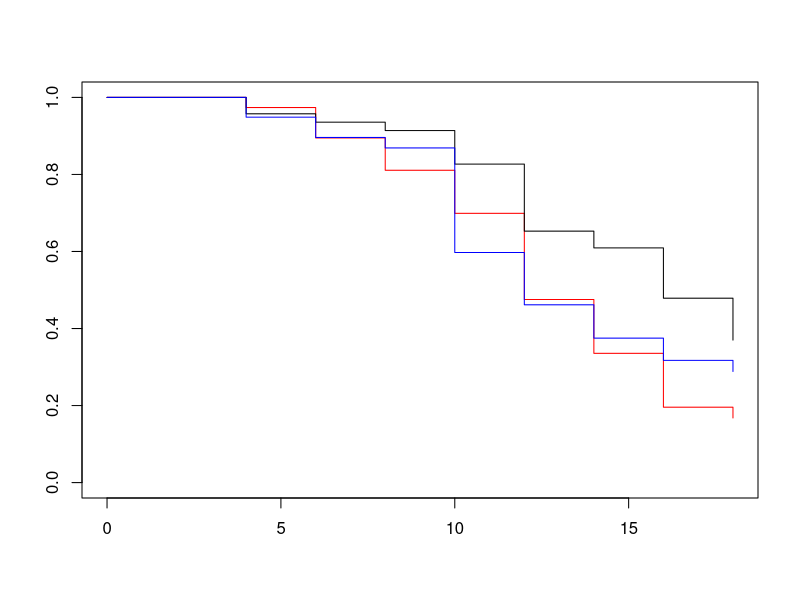
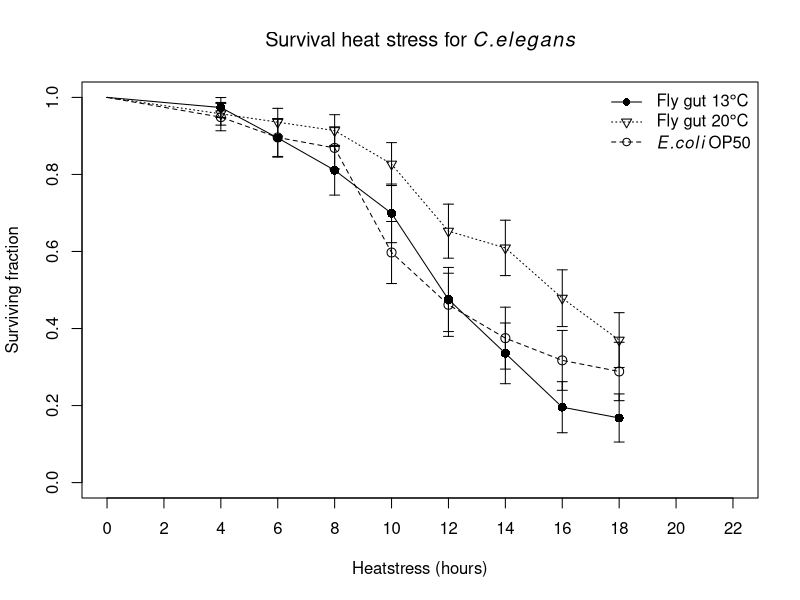
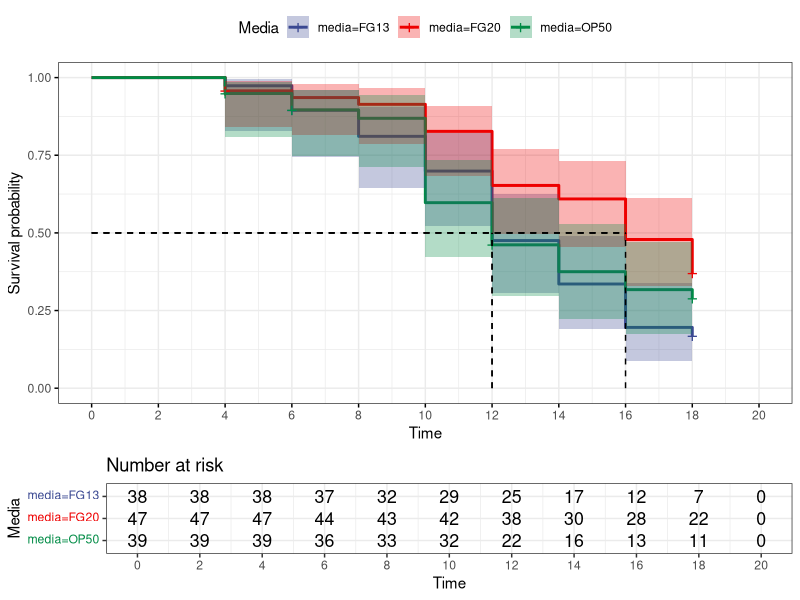
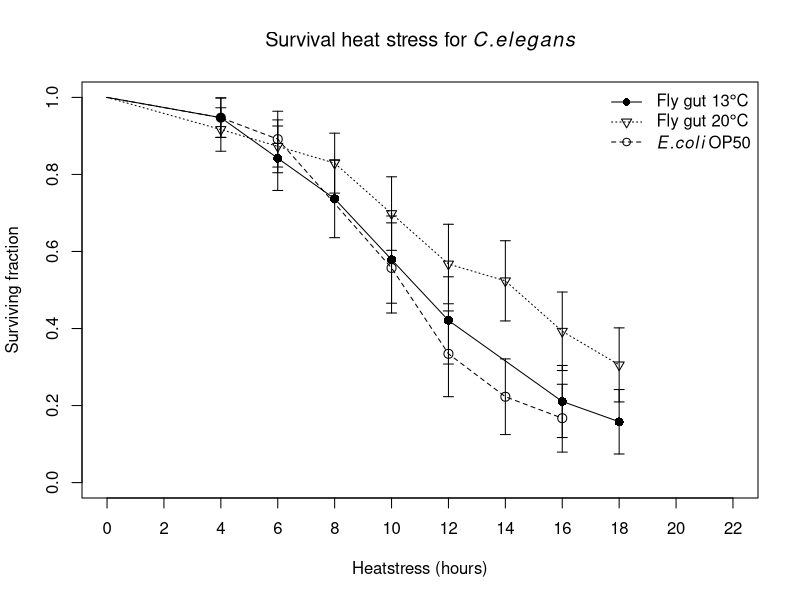
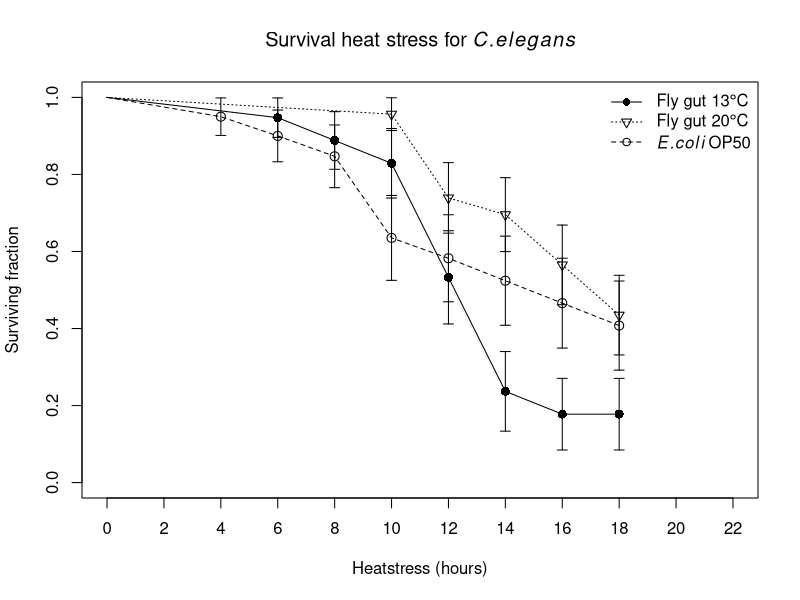
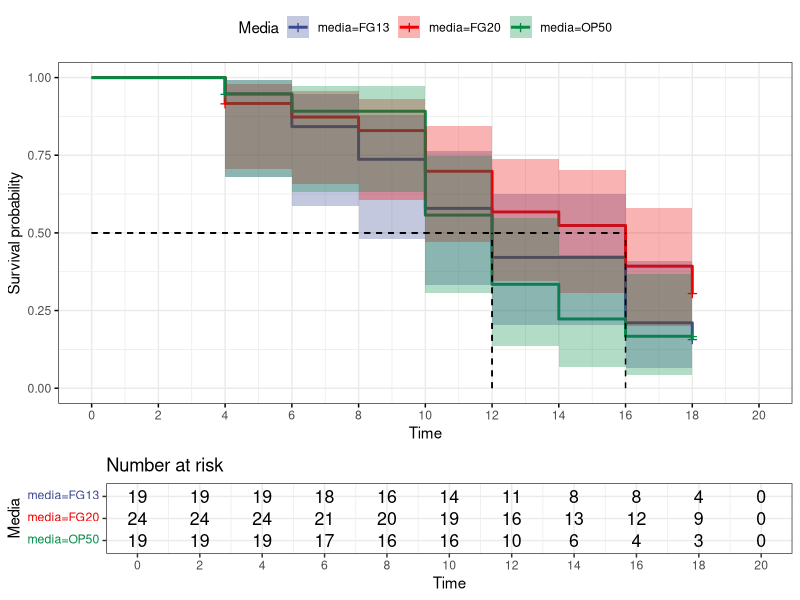
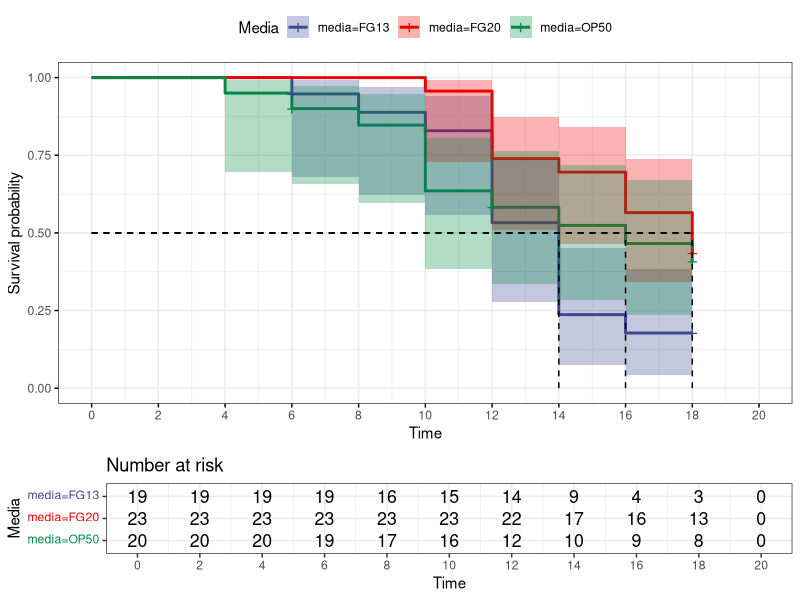

Generate these figures, in order, with R:
## ---- chunk 1
knitr::opts_chunk$set(echo = TRUE)
library(survival) 
library(here)
library(survminer)
## ---- chunk 2
data <- read.table(here('data','Worm_4days.csv'), header = TRUE, sep = ";", dec = ",")
head(data)
## ---- chunk 3
colnames(data)<-c("Time","status","media",'Replicate')
head(data)
## ---- chunk 4
data$Survobj <- with(data,Surv(data$Time, event = data$status))
km <- survfit(Survobj ~ media, data = data,conf.type = "log-log", error = "greenwood")
s_km <- summary(km)
plot(km, col = c("red","black",'blue'))
## ---- chunk 5
df_fly_13 <- data.frame(c(0,s_km$time[1:8]),c(1,s_km$surv[1:8]),
                        c(0,s_km$std.err[1:8]))
colnames(df_fly_13) <- c('Time','Surv','Std.error')
df_fly_20 <- data.frame(c(0,s_km$time[9:16]),c(1,s_km$surv[9:16]),
                        c(0,s_km$std.err[9:16]))
colnames(df_fly_20) <- c('Time','Surv','Std.error')
df_OP50 <- data.frame(c(0,s_km$time[17:24]),c(1,s_km$surv[17:24]),
                        c(0,s_km$std.err[17:24]))
colnames(df_OP50) <- c('Time','Surv','Std.error')

plot(df_fly_13$Time[2:9],df_fly_13$Surv[2:9], pch = 16, cex = 1.2, xlab = 'Heatstress (hours)', 
     ylab = 'Surviving fraction', 
     main = expression('Survival heat stress for'~italic(C.elegans)),
     xlim = c(0,22), ylim = c(0,1), xaxp = c(0,22,11))
lines(df_fly_13$Time,df_fly_13$Surv)
arrows(df_fly_13$Time, df_fly_13$Surv-df_fly_13$Std.error, df_fly_13$Time, 
       df_fly_13$Surv+df_fly_13$Std.error, length=0.05, angle=90, code=3, col = 'black')
points(df_OP50$Time[2:9],df_OP50$Surv[2:9], pch = 1, cex = 1.2)
lines(df_OP50$Time,df_OP50$Surv, lty = 2)
arrows(df_OP50$Time, df_OP50$Surv-df_OP50$Std.error,
      df_OP50$Time, df_OP50$Surv+df_OP50$Std.error, 
      length=0.05, angle=90, code=3, col = 'black')
points(df_fly_20$Time[2:9],df_fly_20$Surv[2:9], pch = 6)
lines(df_fly_20$Time,df_fly_20$Surv,lty = 3)
arrows(df_fly_20$Time, df_fly_20$Surv-df_fly_20$Std.error, df_fly_20$Time, 
       df_fly_20$Surv+df_fly_20$Std.error, length=0.05, angle=90, code=3, col = 'black')
legend('topright', pch = c(16,6,1),lty = c(1,3,2), 
       legend = c(expression('Fly gut 13'*degree*C),
                  expression('Fly gut 20'*degree*C),
                  expression(italic(E.coli) ~ OP50)), bty = 'n')
## ---- chunk 6
ggsurvplot(km,data = data, conf.int = TRUE, ggtheme = theme_bw(),
           risk.table = 0.25, palette ='aaas', surv.median.line = 'hv',legend.title = 'Media',break.x.by = 2) 
## ---- chunk 7
survdiff(Survobj ~media, data = data, rho = 0) 
survdiff(Survobj ~media, data = data, rho = 1) 
fit <- coxph(Survobj ~media, data = data)
summary(fit)
## ---- chunk 8
d1 <- data[data$Replicate == 1,]
d2 <- data[data$Replicate == 2,]
d1$Survobj <- with(d1,Surv(d1$Time, event = d1$status))
d2$Survobj <- with(d2,Surv(d2$Time, event = d2$status))
## ---- chunk 9

km1 <- survfit(Survobj ~ media, data = d1,conf.type = "log-log")
s_km1 <- summary(km1)
km2 <- survfit(Survobj ~ media, data = d2,conf.type = "log-log")
s_km2 <- summary(km2)
df_fly_13 <- data.frame(c(0,s_km1$time[1:7]),c(1,s_km1$surv[1:7]),
                        c(0,s_km1$std.err[1:7]))
colnames(df_fly_13) <- c('Time','Surv','Std.error')
df_fly_20 <- data.frame(c(0,s_km1$time[8:15]),c(1,s_km1$surv[8:15]),
                        c(0,s_km1$std.err[8:15]))
colnames(df_fly_20) <- c('Time','Surv','Std.error')
df_OP50 <- data.frame(c(0,s_km1$time[16:24]),c(1,s_km1$surv[16:24]),
                        c(0,s_km1$std.err[16:24]))
colnames(df_OP50) <- c('Time','Surv','Std.error')

plot(df_fly_13$Time[2:9],df_fly_13$Surv[2:9], pch = 16, cex = 1.2, xlab = 'Heatstress (hours)', 
     ylab = 'Surviving fraction', 
     main = expression('Survival heat stress for'~italic(C.elegans)),
     xlim = c(0,22), ylim = c(0,1), xaxp = c(0,22,11))
lines(df_fly_13$Time,df_fly_13$Surv)
arrows(df_fly_13$Time, df_fly_13$Surv-df_fly_13$Std.error, df_fly_13$Time, 
       df_fly_13$Surv+df_fly_13$Std.error, length=0.05, angle=90, code=3, col = 'black')
points(df_OP50$Time[2:9],df_OP50$Surv[2:9], pch = 1, cex = 1.2)
lines(df_OP50$Time,df_OP50$Surv, lty = 2)
arrows(df_OP50$Time, df_OP50$Surv-df_OP50$Std.error,
      df_OP50$Time, df_OP50$Surv+df_OP50$Std.error, 
      length=0.05, angle=90, code=3, col = 'black')
points(df_fly_20$Time[2:9],df_fly_20$Surv[2:9], pch = 6)
lines(df_fly_20$Time,df_fly_20$Surv,lty = 3)
arrows(df_fly_20$Time, df_fly_20$Surv-df_fly_20$Std.error, df_fly_20$Time, 
       df_fly_20$Surv+df_fly_20$Std.error, length=0.05, angle=90, code=3, col = 'black')
legend('topright', pch = c(16,6,1),lty = c(1,3,2), 
       legend = c(expression('Fly gut 13'*degree*C),
                  expression('Fly gut 20'*degree*C),
                  expression(italic(E.coli) ~ OP50)), bty = 'n')

df_fly_13 <- data.frame(c(0,s_km2$time[1:6],18),
                        c(1,s_km2$surv[1:6],s_km2$surv[6]),
                        c(0,s_km2$std.err[1:6],s_km2$std.err[6]))
colnames(df_fly_13) <- c('Time','Surv','Std.error')
df_fly_20 <- data.frame(c(0,s_km2$time[7:11]),c(1,s_km2$surv[7:11]),
                        c(0,s_km2$std.err[7:11]))
colnames(df_fly_20) <- c('Time','Surv','Std.error')
df_OP50 <- data.frame(c(0,s_km2$time[12:19]),c(1,s_km2$surv[12:19]),
                        c(0,s_km2$std.err[12:19]))
colnames(df_OP50) <- c('Time','Surv','Std.error')

plot(df_fly_13$Time[2:8],df_fly_13$Surv[2:8],
     pch = 16, cex = 1.2, xlab = 'Heatstress (hours)', 
     ylab = 'Surviving fraction', 
     main = expression('Survival heat stress for'~italic(C.elegans)),
     xlim = c(0,22), ylim = c(0,1), xaxp = c(0,22,11))
lines(df_fly_13$Time,df_fly_13$Surv)
arrows(df_fly_13$Time, df_fly_13$Surv-df_fly_13$Std.error, df_fly_13$Time, 
       df_fly_13$Surv+df_fly_13$Std.error, length=0.05, angle=90, code=3, col = 'black')
points(df_OP50$Time[2:9],df_OP50$Surv[2:9], pch = 1, cex = 1.2)
lines(df_OP50$Time,df_OP50$Surv, lty = 2)
arrows(df_OP50$Time, df_OP50$Surv-df_OP50$Std.error,
      df_OP50$Time, df_OP50$Surv+df_OP50$Std.error, 
      length=0.05, angle=90, code=3, col = 'black')
points(df_fly_20$Time[2:9],df_fly_20$Surv[2:9], pch = 6)
lines(df_fly_20$Time,df_fly_20$Surv,lty = 3)
arrows(df_fly_20$Time, df_fly_20$Surv-df_fly_20$Std.error, df_fly_20$Time, 
       df_fly_20$Surv+df_fly_20$Std.error, length=0.05, angle=90, code=3, col = 'black')
legend('topright', pch = c(16,6,1),lty = c(1,3,2), 
       legend = c(expression('Fly gut 13'*degree*C),
                  expression('Fly gut 20'*degree*C),
                  expression(italic(E.coli) ~ OP50)), bty = 'n')
## ---- chunk 10
ggsurvplot(km1,data = data, conf.int = TRUE, ggtheme = theme_bw(),
           risk.table = 0.25, palette ='aaas', surv.median.line = 'hv',
           legend.title = 'Media',break.x.by = 2) 
ggsurvplot(km2,data = data, conf.int = TRUE, ggtheme = theme_bw(),
           risk.table = 0.25, palette ='aaas', surv.median.line = 'hv',
           legend.title = 'Media',break.x.by = 2) 
## ---- chunk 11
survdiff(Survobj ~media, data = d1, rho = 0) 
survdiff(Survobj ~media, data = d1, rho = 1) 
fit <- coxph(Survobj ~media, data = d1)
summary(fit)
survdiff(Survobj ~media, data = d2, rho = 0) 
survdiff(Survobj ~media, data = d2, rho = 1) 
fit <- coxph(Survobj ~media, data = d2)
summary(fit)
